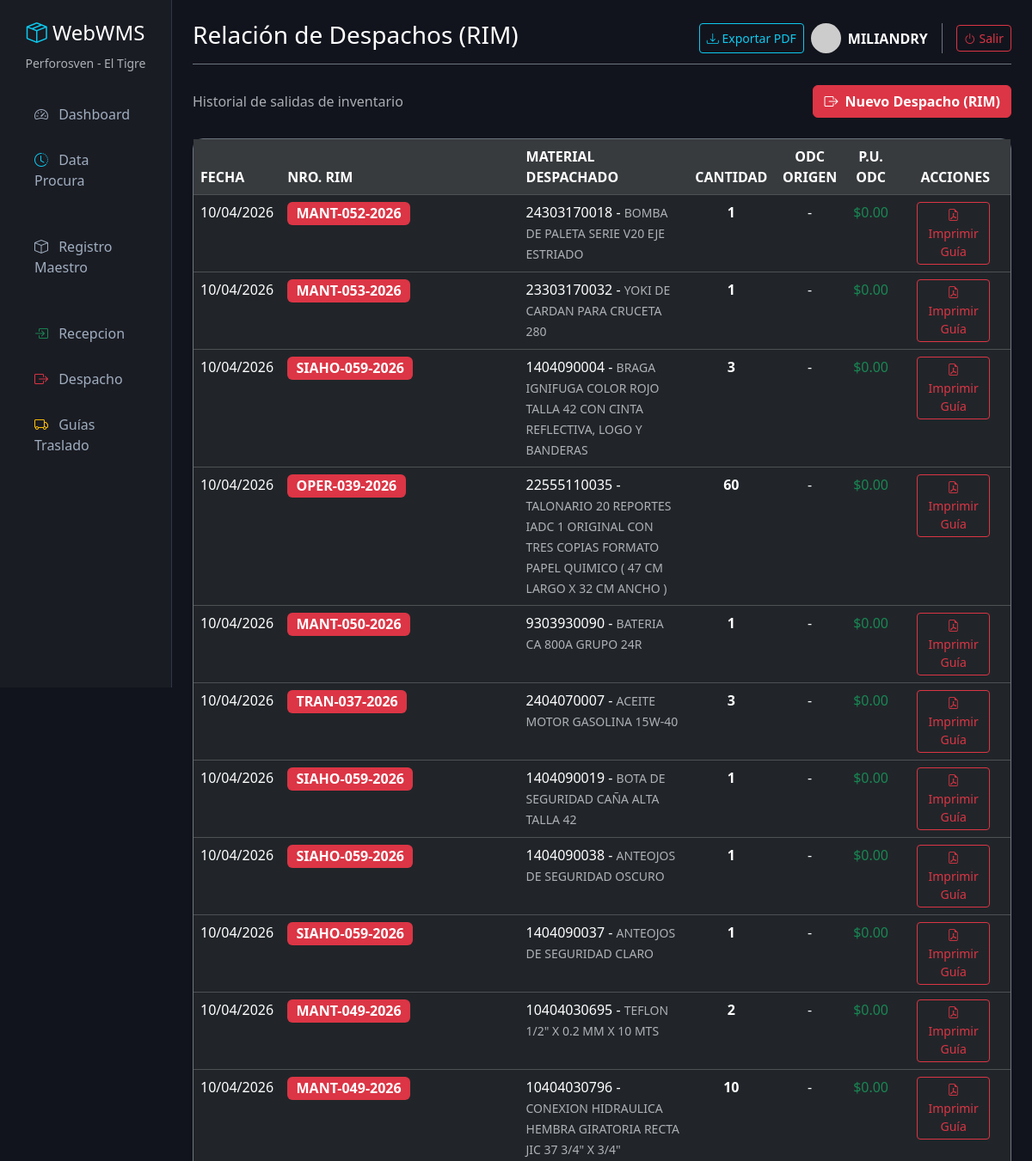
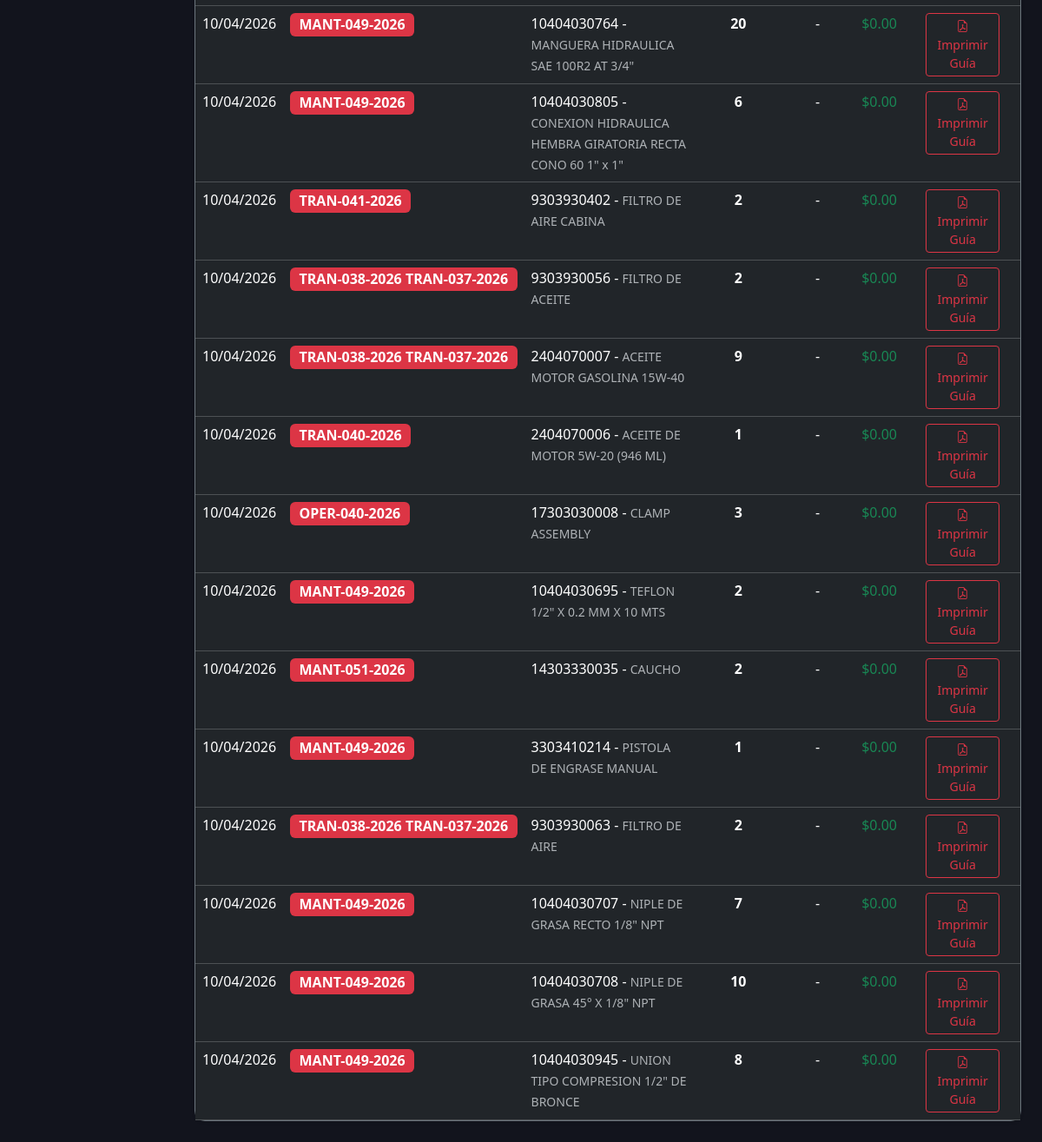
Page /salidas/ (signed in) on the earlier database version (2 pictures, top to bottom).
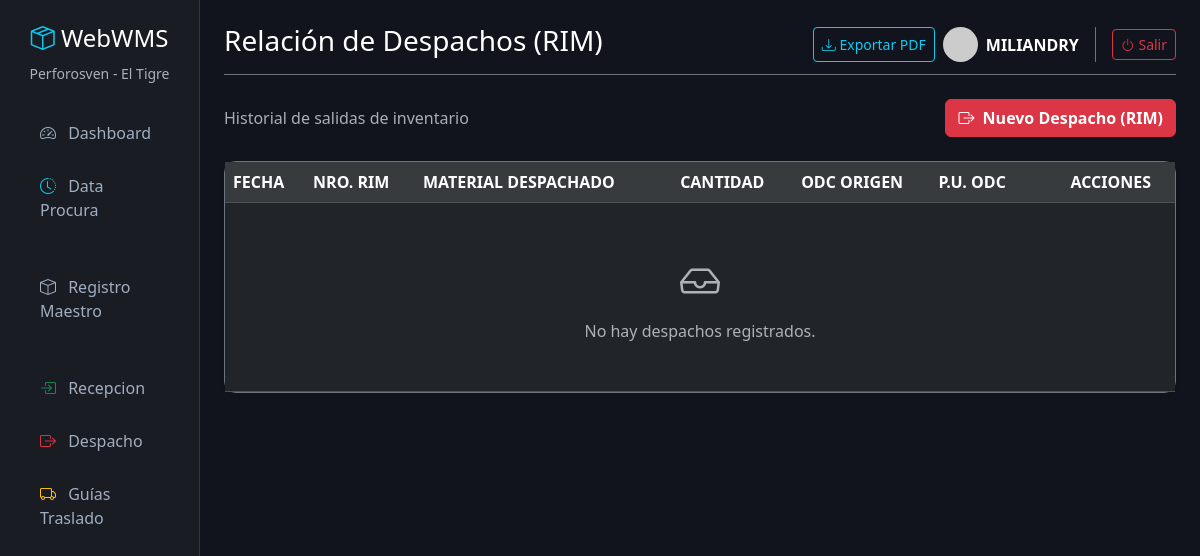
Same page on the later database version.
### inventario/models.py (models this page shows, shortened)
class SalidaMaterial(models.Model):
    guia = models.ForeignKey(GuiaTraslado, on_delete=models.SET_NULL, null=True, blank=True, verbose_name="¿Va en alguna Guía?")
    material = models.ForeignKey(Material, on_delete=models.CASCADE, verbose_name="Material a Despachar")
    fecha_despacho = models.DateField(default=timezone.now, verbose_name="Fecha de Despacho")
    nro_rim = models.CharField(max_length=50, verbose_name="No. RIM (Requisición)")
    cantidad = models.DecimalField(max_digits=10, decimal_places=2, verbose_name="Cantidad Despachada")
    centro_costo = models.CharField(max_length=100, blank=True, null=True, verbose_name="Centro de Costo")
    cuenta_contable = models.CharField(max_length=100, blank=True, null=True, verbose_name="Cuenta Contable")
    partida_presupuestaria = models.CharField(max_length=100, blank=True, null=True, verbose_name="Partida Presupuestaria")
    @property
    def odc_origen(self):
        detalles = self.detalles.order_by('detalle_recepcion__fecha_recepcion', 'detalle_recepcion__id')
        if not detalles.exists():
            return None
        if detalles.count() > 1:
            return "Múltiples ODCs"
        return detalles.first().detalle_recepcion.nro_odc
    @property
    def precio_unitario_origen(self):
        first_detail = self.detalles.order_by('detalle_recepcion__fecha_recepcion', 'detalle_recepcion__id').first()
        return first_detail.precio_unitario if first_detail else Decimal('0.00')
    class Meta:
        verbose_name = "Despacho RIM"
        verbose_name_plural = "3. Relación de Despachos (RIM)"

class Material(models.Model):
    TIPO_CHOICES = [
        ('MATERIAL', 'MATERIAL'),
        ('ACTIVOS', 'ACTIVOS'),
        ('DIRECTO AL GASTO', 'DIRECTO AL GASTO'),
        ]
    CARGO_CHOICES = [
        ('MANTENIMIENTO', 'Mantenimiento'),
        ('OPERACIONES', 'Operaciones'),
        ('TRANSPORTE', 'Transporte'),
        ('OTRO', 'Otro'),
    ]
    codigo = models.CharField(max_length=50, unique=True, verbose_name="Código Material")
    descripcion = models.CharField(max_length=255, verbose_name="Descripción del Material")
    tipo = models.CharField(max_length=20, choices=TIPO_CHOICES, default='MATERIAL', verbose_name="Tipo de Material")
    cargo = models.CharField(max_length=50, choices=CARGO_CHOICES, default='OPERACIONES', verbose_name="Cargo / Uso")
    nro_parte = models.CharField(max_length=100, blank=True, null=True, verbose_name="Número de Parte")
    unidad_medida = models.CharField(max_length=20, verbose_name="U.M.")
    ubicacion = models.CharField(max_length=100, blank=True, null=True, verbose_name="Ubicación")
    stock_actual = models.DecimalField(max_digits=10, decimal_places=2, default=0, verbose_name="Stock Actual")
    class Meta:
        verbose_name = "Material"
        verbose_name_plural = "1. Registro Maestro"

### inventario/views.py (the view)
# urls.py: path('salidas/', views.lista_salidas, name='lista_salidas'),
@login_required(login_url='login')
def lista_salidas(request):
    salidas = SalidaMaterial.objects.all().order_by('-fecha_despacho', '-id')
    contexto = {'salidas': salidas}
    return render(request, 'inventario/lista_salidas.html', contexto)

### inventario/templates/inventario/lista_salidas.html (shortened to what this page needs)
{% extends 'inventario/base.html' %}
{% block header %}Relación de Despachos (RIM){% endblock %}
{% block content %}
<div class="container-fluid px-0">
    <div class="d-flex justify-content-between align-items-center mb-4">
        <p class="text-muted mb-0">Historial de salidas de inventario</p>
        <a href="{% url 'crear_salida' %}" class="btn btn-danger fw-bold">
            <i class="bi bi-box-arrow-right me-1"></i> Nuevo Despacho (RIM)
        </a>
    </div>
    <div class="card shadow-sm border-secondary">
        <div class="card-body p-0">
            <div class="table-responsive">
                <table class="table table-dark table-hover mb-0">
                    <thead class="table-active text-muted">
                        <tr>
                            <th>FECHA</th>
                            <th>NRO. RIM</th>
                            <th>MATERIAL DESPACHADO</th>
                            <th class="text-center">CANTIDAD</th>
                            <th class="text-center">ODC ORIGEN</th>
                            <th class="text-center">P.U. ODC</th>
                            <th class="text-end px-4">ACCIONES</th>
                        </tr>
                    </thead>
                    <tbody>
                        {% for salida in salidas %}
                        <tr>
                            <td>{{ salida.fecha_despacho|date:"d/m/Y" }}</td>
                            <td><span class="badge bg-danger fs-6">{{ salida.nro_rim }}</span></td>
                            <td>{{ salida.material.codigo }} - <small class="text-muted">{{ salida.material.descripcion }}</small></td>
                            <td class="text-center fw-bold text-white">{{ salida.cantidad|floatformat:0 }}</td>
                            <td class="text-center text-white">{{ salida.odc_origen|default:"-" }}</td>
                            <td class="text-center text-success">${{ salida.precio_unitario_origen|floatformat:2 }}</td>
                            <td class="text-end px-4">
                                <a href="{% url 'generar_pdf_salida' salida.id %}" target="_blank" class="btn btn-sm btn-outline-danger" title="Generar Nota de Entrega PDF">
                                    <i class="bi bi-file-earmark-pdf"></i> Imprimir Guía
                                </a>
                            </td>
                        </tr>
                        {% empty %}
                        <tr>
                            <td colspan="7" class="text-center py-5 text-muted">
                                <i class="bi bi-inbox fs-1 d-block mb-2"></i>
                                No hay despachos registrados.
                            </td>
                        </tr>
                        {% endfor %}
                    </tbody>
                </table>
            </div>
        </div>
    </div>
</div>
{% endblock %}

### inventario/templates/inventario/base.html (shortened to what this page needs)
<!DOCTYPE html>
<html lang="es" data-bs-theme="dark">
<head>
    <link href="https://cdn.jsdelivr.net/npm/bootstrap@5.3.2/dist/css/bootstrap.min.css" rel="stylesheet">
    <link rel="stylesheet" href="https://cdn.jsdelivr.net/npm/bootstrap-icons@1.11.1/font/bootstrap-icons.css">
</head>
<body>
<div class="container-fluid">
    <div class="row">
        <nav class="col-md-3 col-lg-2 d-md-block sidebar py-4">
            <div class="text-center mb-4">
                <h4 class="text-white"><i class="bi bi-box-seam text-info"></i> WebWMS</h4>
                <small class="text-muted">Perforosven - El Tigre</small>
            </div>
            <ul class="nav flex-column px-2">
                <li class="nav-item">
                    <a class="nav-link" href="{% url 'dashboard' %}"><i class="bi bi-speedometer2 me-2"></i> Dashboard</a>
                </li>
                <li class="nav-item">
                    <a class="nav-link" href="{% url 'data_procura' %}">
                        <i class="bi bi-clock-history text-info me-2"></i> Data Procura
                    </a>
                </li>
                <li class="nav-item mt-4">
                    <a class="nav-link" href="{% url 'lista_materiales' %}"><i class="bi bi-box me-2"></i> Registro Maestro</a>
                </li>
                <li class="nav-item mt-4">
                    <a class="nav-link" href="{% url 'lista_entradas' %}">
                        <i class="bi bi-box-arrow-in-right text-success me-2"></i> Recepcion
                    </a>
                </li>
                <li class="nav-item">
                    <a class="nav-link" href="{% url 'lista_salidas' %}">
                        <i class="bi bi-box-arrow-right text-danger me-2"></i> Despacho
                    </a>
                </li>
                <li class="nav-item">
                    <a class="nav-link" href="{% url 'lista_guias' %}">
                        <i class="bi bi-truck text-warning me-2"></i> Guías Traslado
                    </a>
                </li>
            </ul>
        </nav>
        <main class="col-md-9 ms-sm-auto col-lg-10 px-md-4 py-4">
            <div class="d-flex justify-content-between flex-wrap flex-md-nowrap align-items-center pb-2 mb-4 border-bottom border-secondary">
                <h1 class="h3 text-white">{% block header %}Dashboard Analítico{% endblock %}</h1>
                <div class="btn-toolbar mb-2 mb-md-0">
                    <button type="button" class="btn btn-sm btn-outline-info me-2">
                        <i class="bi bi-download"></i> Exportar PDF
                    </button>
                    <div class="btn-toolbar mb-2 mb-md-0 align-items-center">
                    <div class="d-flex align-items-center border-end border-secondary pe-3 me-3">
                        <img src="https://ui-avatars.com/api/?name={{ user.username }}&background=0D8ABC&color=fff" class="rounded-circle me-2" width="35">
                        <span class="text-white fw-bold text-uppercase">{{ user.username }}</span>
                    </div>
                    <form action="{% url 'logout' %}" method="post" class="m-0">
                        <button type="submit" class="btn btn-sm btn-outline-danger">
                            <i class="bi bi-power"></i> Salir
                        </button>
                    </form>
                </div>
                </div>
            </div>
            {% block content %}
            {% endblock %}
        </main>
    </div>
</div>
</body>
</html>

### inventario/templates/inventario/base.html (style rules this page uses)
body { background-color: #12141d; color: #a0aec0; }
.sidebar { height: 100vh; background-color: #1a1c23; border-right: 1px solid #2d3748; }
.nav-link { color: #a0aec0; padding: 12px 20px; border-radius: 8px; margin-bottom: 5px; }
.card { background-color: #1a1c23; border: 1px solid #2d3748; border-radius: 12px; }
.table-dark { background-color: #1a1c23; }

Differences in the rows shown:
removed SalidaMaterial: fecha_despacho "10/04/2026", nro_rim "MANT-052-2026", material.codigo "24303170018", material.descripcion "BOMBA DE PALETA SERIE V20 EJE ESTRIADO", cantidad "1", odc_origen "-", precio_unitario_origen "0.00"
removed SalidaMaterial: fecha_despacho "10/04/2026", nro_rim "MANT-053-2026", material.codigo "23303170032", material.descripcion "YOKI DE CARDAN PARA CRUCETA 280", cantidad "1", odc_origen "-", precio_unitario_origen "0.00"
removed SalidaMaterial: fecha_despacho "10/04/2026", nro_rim "SIAHO-059-2026", material.codigo "1404090004", material.descripcion "BRAGA IGNIFUGA COLOR ROJO TALLA 42 CON CINTA REFLECTIVA, LOGO Y BANDERAS", cantidad "3", odc_origen "-", precio_unitario_origen "0.00"
removed SalidaMaterial: fecha_despacho "10/04/2026", nro_rim "OPER-039-2026", material.codigo "22555110035", material.descripcion "TALONARIO 20 REPORTES IADC 1 ORIGINAL CON TRES COPIAS FORMATO PAPEL QUIMICO ( 47 CM LARGO X 32 CM ANCHO )", cantidad "60", odc_origen "-", precio_unitario_origen "0.00"
removed SalidaMaterial: fecha_despacho "10/04/2026", nro_rim "MANT-050-2026", material.codigo "9303930090", material.descripcion "BATERIA CA 800A GRUPO 24R", cantidad "1", odc_origen "-", precio_unitario_origen "0.00"
removed SalidaMaterial: fecha_despacho "10/04/2026", nro_rim "TRAN-037-2026", material.codigo "2404070007", material.descripcion "ACEITE MOTOR GASOLINA 15W-40", cantidad "3", odc_origen "-", precio_unitario_origen "0.00"
removed SalidaMaterial: fecha_despacho "10/04/2026", nro_rim "SIAHO-059-2026", material.codigo "1404090019", material.descripcion "BOTA DE SEGURIDAD CAÑA ALTA TALLA 42", cantidad "1", odc_origen "-", precio_unitario_origen "0.00"
removed SalidaMaterial: fecha_despacho "10/04/2026", nro_rim "SIAHO-059-2026", material.codigo "1404090038", material.descripcion "ANTEOJOS DE SEGURIDAD OSCURO", cantidad "1", odc_origen "-", precio_unitario_origen "0.00"
removed SalidaMaterial: fecha_despacho "10/04/2026", nro_rim "SIAHO-059-2026", material.codigo "1404090037", material.descripcion "ANTEOJOS DE SEGURIDAD CLARO", cantidad "1", odc_origen "-", precio_unitario_origen "0.00"
removed SalidaMaterial: fecha_despacho "10/04/2026", nro_rim "MANT-049-2026", material.codigo "10404030695", material.descripcion "TEFLON 1/2\" X 0.2 MM X 10 MTS", cantidad "2", odc_origen "-", precio_unitario_origen "0.00"
removed SalidaMaterial: fecha_despacho "10/04/2026", nro_rim "MANT-049-2026", material.codigo "10404030796", material.descripcion "CONEXION HIDRAULICA HEMBRA GIRATORIA RECTA JIC 37 3/4\" X 3/4\"", cantidad "10", odc_origen "-", precio_unitario_origen "0.00"
removed SalidaMaterial: fecha_despacho "10/04/2026", nro_rim "MANT-049-2026", material.codigo "10404030764", material.descripcion "MANGUERA HIDRAULICA SAE 100R2 AT 3/4\"", cantidad "20", odc_origen "-", precio_unitario_origen "0.00"
removed SalidaMaterial: fecha_despacho "10/04/2026", nro_rim "MANT-049-2026", material.codigo "10404030805", material.descripcion "CONEXION HIDRAULICA HEMBRA GIRATORIA RECTA CONO 60 1\" x 1\"", cantidad "6", odc_origen "-", precio_unitario_origen "0.00"
removed SalidaMaterial: fecha_despacho "10/04/2026", nro_rim "TRAN-041-2026", material.codigo "9303930402", material.descripcion "FILTRO DE AIRE CABINA", cantidad "2", odc_origen "-", precio_unitario_origen "0.00"
removed SalidaMaterial: fecha_despacho "10/04/2026", nro_rim "TRAN-038-2026 TRAN-037-2026", material.codigo "9303930056", material.descripcion "FILTRO DE ACEITE", cantidad "2", odc_origen "-", precio_unitario_origen "0.00"
removed SalidaMaterial: fecha_despacho "10/04/2026", nro_rim "TRAN-038-2026 TRAN-037-2026", material.codigo "2404070007", material.descripcion "ACEITE MOTOR GASOLINA 15W-40", cantidad "9", odc_origen "-", precio_unitario_origen "0.00"
removed SalidaMaterial: fecha_despacho "10/04/2026", nro_rim "TRAN-040-2026", material.codigo "2404070006", material.descripcion "ACEITE DE MOTOR 5W-20 (946 ML)", cantidad "1", odc_origen "-", precio_unitario_origen "0.00"
removed SalidaMaterial: fecha_despacho "10/04/2026", nro_rim "OPER-040-2026", material.codigo "17303030008", material.descripcion "CLAMP ASSEMBLY", cantidad "3", odc_origen "-", precio_unitario_origen "0.00"
removed SalidaMaterial: fecha_despacho "10/04/2026", nro_rim "MANT-049-2026", material.codigo "10404030695", material.descripcion "TEFLON 1/2\" X 0.2 MM X 10 MTS", cantidad "2", odc_origen "-", precio_unitario_origen "0.00"
removed SalidaMaterial: fecha_despacho "10/04/2026", nro_rim "MANT-051-2026", material.codigo "14303330035", material.descripcion "CAUCHO", cantidad "2", odc_origen "-", precio_unitario_origen "0.00"
removed SalidaMaterial: fecha_despacho "10/04/2026", nro_rim "MANT-049-2026", material.codigo "3303410214", material.descripcion "PISTOLA DE ENGRASE MANUAL", cantidad "1", odc_origen "-", precio_unitario_origen "0.00"
removed SalidaMaterial: fecha_despacho "10/04/2026", nro_rim "TRAN-038-2026 TRAN-037-2026", material.codigo "9303930063", material.descripcion "FILTRO DE AIRE", cantidad "2", odc_origen "-", precio_unitario_origen "0.00"
removed SalidaMaterial: fecha_despacho "10/04/2026", nro_rim "MANT-049-2026", material.codigo "10404030707", material.descripcion "NIPLE DE GRASA RECTO 1/8\" NPT", cantidad "7", odc_origen "-", precio_unitario_origen "0.00"
removed SalidaMaterial: fecha_despacho "10/04/2026", nro_rim "MANT-049-2026", material.codigo "10404030708", material.descripcion "NIPLE DE GRASA 45° X 1/8\" NPT", cantidad "10", odc_origen "-", precio_unitario_origen "0.00"
removed SalidaMaterial: fecha_despacho "10/04/2026", nro_rim "MANT-049-2026", material.codigo "10404030945", material.descripcion "UNION TIPO COMPRESION 1/2\" DE BRONCE", cantidad "8", odc_origen "-", precio_unitario_origen "0.00"
Other differences:
text now shown: "No hay despachos registrados."
